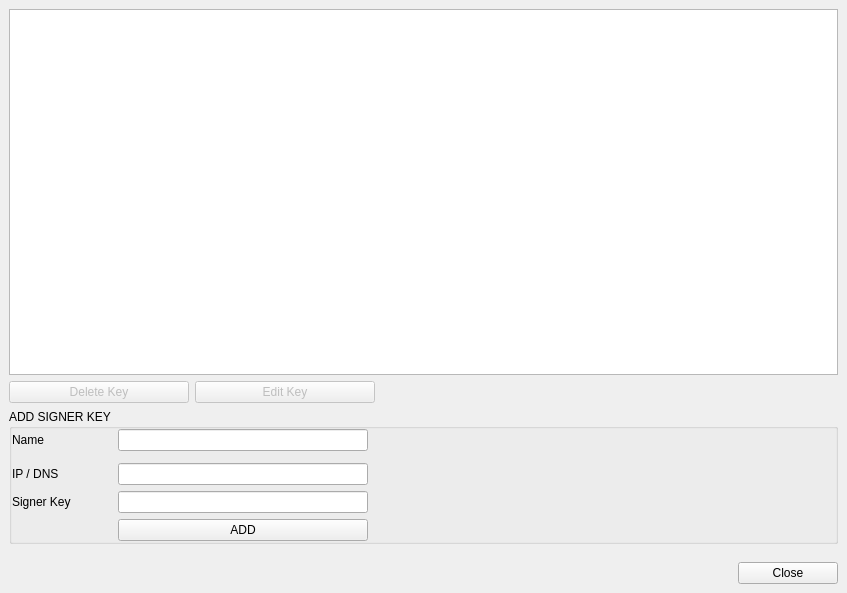
<?xml version="1.0" encoding="UTF-8"?>
<ui version="4.0">
 <class>SignerKeysWidget</class>
 <widget class="QWidget" name="SignerKeysWidget">
  <property name="geometry">
   <rect>
    <x>0</x>
    <y>0</y>
    <width>847</width>
    <height>593</height>
   </rect>
  </property>
  <property name="sizeHint" stdset="0">
   <size>
    <width>636</width>
    <height>410</height>
   </size>
  </property>
  <property name="windowTitle">
   <string>Import Signer Keys</string>
  </property>
  <layout class="QGridLayout" name="gridLayout_2">
   <property name="leftMargin">
    <number>0</number>
   </property>
   <property name="topMargin">
    <number>0</number>
   </property>
   <property name="rightMargin">
    <number>0</number>
   </property>
   <property name="bottomMargin">
    <number>0</number>
   </property>
   <property name="spacing">
    <number>0</number>
   </property>
   <item row="0" column="0" colspan="2">
    <widget class="QWidget" name="widget" native="true">
     <property name="minimumSize">
      <size>
       <width>0</width>
       <height>40</height>
      </size>
     </property>
     <layout class="QGridLayout" name="gridLayout_3">
      <item row="2" column="0" colspan="4">
       <widget class="QGroupBox" name="groupBox">
        <property name="title">
         <string>ADD SIGNER KEY</string>
        </property>
        <layout class="QGridLayout" name="gridLayout">
         <property name="leftMargin">
          <number>0</number>
         </property>
         <property name="topMargin">
          <number>0</number>
         </property>
         <property name="rightMargin">
          <number>0</number>
         </property>
         <property name="bottomMargin">
          <number>0</number>
         </property>
         <item row="3" column="0">
          <widget class="QWidget" name="widgetSignerKey" native="true">
           <property name="sizePolicy">
            <sizepolicy hsizetype="Preferred" vsizetype="Preferred">
             <horstretch>0</horstretch>
             <verstretch>0</verstretch>
            </sizepolicy>
           </property>
           <property name="minimumSize">
            <size>
             <width>0</width>
             <height>0</height>
            </size>
           </property>
           <property name="maximumSize">
            <size>
             <width>100</width>
             <height>16777215</height>
            </size>
           </property>
           <layout class="QHBoxLayout" name="horizontalLayout_17">
            <property name="spacing">
             <number>3</number>
            </property>
            <property name="leftMargin">
             <number>0</number>
            </property>
            <property name="topMargin">
             <number>0</number>
            </property>
            <property name="rightMargin">
             <number>0</number>
            </property>
            <property name="bottomMargin">
             <number>0</number>
            </property>
            <item>
             <widget class="QLabel" name="labelSignerKey">
              <property name="text">
               <string>Signer Key</string>
              </property>
             </widget>
            </item>
           </layout>
          </widget>
         </item>
         <item row="4" column="1">
          <widget class="QStackedWidget" name="stackedWidgetAddSave">
           <property name="sizePolicy">
            <sizepolicy hsizetype="Preferred" vsizetype="Fixed">
             <horstretch>0</horstretch>
             <verstretch>0</verstretch>
            </sizepolicy>
           </property>
           <property name="minimumSize">
            <size>
             <width>250</width>
             <height>0</height>
            </size>
           </property>
           <property name="maximumSize">
            <size>
             <width>250</width>
             <height>16777215</height>
            </size>
           </property>
           <widget class="QWidget" name="pageAddSignerKeyButton">
            <property name="sizePolicy">
             <sizepolicy hsizetype="Preferred" vsizetype="Fixed">
              <horstretch>0</horstretch>
              <verstretch>0</verstretch>
             </sizepolicy>
            </property>
            <layout class="QGridLayout" name="gridLayout_4">
             <property name="leftMargin">
              <number>0</number>
             </property>
             <property name="topMargin">
              <number>0</number>
             </property>
             <property name="rightMargin">
              <number>0</number>
             </property>
             <property name="bottomMargin">
              <number>0</number>
             </property>
             <property name="spacing">
              <number>0</number>
             </property>
             <item row="0" column="0">
              <widget class="QPushButton" name="pushButtonAddSignerKey">
               <property name="minimumSize">
                <size>
                 <width>250</width>
                 <height>0</height>
                </size>
               </property>
               <property name="maximumSize">
                <size>
                 <width>250</width>
                 <height>16777215</height>
                </size>
               </property>
               <property name="text">
                <string>ADD</string>
               </property>
              </widget>
             </item>
            </layout>
           </widget>
           <widget class="QWidget" name="pageSaveSignerKeyButton">
            <property name="sizePolicy">
             <sizepolicy hsizetype="Preferred" vsizetype="Fixed">
              <horstretch>0</horstretch>
              <verstretch>0</verstretch>
             </sizepolicy>
            </property>
            <layout class="QHBoxLayout" name="horizontalLayout_2">
             <property name="leftMargin">
              <number>0</number>
             </property>
             <property name="topMargin">
              <number>0</number>
             </property>
             <property name="rightMargin">
              <number>0</number>
             </property>
             <property name="bottomMargin">
              <number>0</number>
             </property>
             <item>
              <widget class="QPushButton" name="pushButtonSaveSignerKey">
               <property name="text">
                <string>Save</string>
               </property>
              </widget>
             </item>
             <item>
              <widget class="QPushButton" name="pushButtonCancelSaveSignerKey">
               <property name="text">
                <string>Cancel</string>
               </property>
              </widget>
             </item>
            </layout>
           </widget>
          </widget>
         </item>
         <item row="0" column="2" rowspan="2">
          <spacer name="horizontalSpacer_2">
           <property name="orientation">
            <enum>Qt::Horizontal</enum>
           </property>
           <property name="sizeHint" stdset="0">
            <size>
             <width>40</width>
             <height>20</height>
            </size>
           </property>
          </spacer>
         </item>
         <item row="0" column="0">
          <widget class="QLabel" name="label_3">
           <property name="minimumSize">
            <size>
             <width>100</width>
             <height>0</height>
            </size>
           </property>
           <property name="maximumSize">
            <size>
             <width>100</width>
             <height>16777215</height>
            </size>
           </property>
           <property name="text">
            <string>Name</string>
           </property>
          </widget>
         </item>
         <item row="2" column="1">
          <widget class="QLineEdit" name="lineEditAddress">
           <property name="minimumSize">
            <size>
             <width>250</width>
             <height>0</height>
            </size>
           </property>
           <property name="maximumSize">
            <size>
             <width>250</width>
             <height>16777215</height>
            </size>
           </property>
          </widget>
         </item>
         <item row="3" column="1">
          <widget class="QLineEdit" name="lineEditKey">
           <property name="minimumSize">
            <size>
             <width>250</width>
             <height>0</height>
            </size>
           </property>
           <property name="maximumSize">
            <size>
             <width>250</width>
             <height>16777215</height>
            </size>
           </property>
          </widget>
         </item>
         <item row="0" column="1">
          <widget class="QLineEdit" name="lineEditName">
           <property name="minimumSize">
            <size>
             <width>250</width>
             <height>0</height>
            </size>
           </property>
           <property name="maximumSize">
            <size>
             <width>250</width>
             <height>16777215</height>
            </size>
           </property>
          </widget>
         </item>
         <item row="2" column="0">
          <widget class="QLabel" name="label">
           <property name="minimumSize">
            <size>
             <width>100</width>
             <height>0</height>
            </size>
           </property>
           <property name="maximumSize">
            <size>
             <width>100</width>
             <height>16777215</height>
            </size>
           </property>
           <property name="text">
            <string>IP / DNS</string>
           </property>
          </widget>
         </item>
        </layout>
       </widget>
      </item>
      <item row="1" column="2">
       <spacer name="horizontalSpacer">
        <property name="orientation">
         <enum>Qt::Horizontal</enum>
        </property>
        <property name="sizeHint" stdset="0">
         <size>
          <width>240</width>
          <height>18</height>
         </size>
        </property>
       </spacer>
      </item>
      <item row="1" column="0">
       <widget class="QPushButton" name="pushButtonDeleteSignerKey">
        <property name="enabled">
         <bool>false</bool>
        </property>
        <property name="minimumSize">
         <size>
          <width>180</width>
          <height>0</height>
         </size>
        </property>
        <property name="maximumSize">
         <size>
          <width>180</width>
          <height>16777215</height>
         </size>
        </property>
        <property name="text">
         <string>Delete Key</string>
        </property>
       </widget>
      </item>
      <item row="0" column="0" colspan="4">
       <widget class="QTableView" name="tableViewSignerKeys">
        <property name="horizontalScrollBarPolicy">
         <enum>Qt::ScrollBarAsNeeded</enum>
        </property>
        <property name="alternatingRowColors">
         <bool>true</bool>
        </property>
        <property name="selectionMode">
         <enum>QAbstractItemView::SingleSelection</enum>
        </property>
        <property name="selectionBehavior">
         <enum>QAbstractItemView::SelectRows</enum>
        </property>
        <property name="textElideMode">
         <enum>Qt::ElideNone</enum>
        </property>
        <property name="cornerButtonEnabled">
         <bool>false</bool>
        </property>
        <attribute name="verticalHeaderVisible">
         <bool>false</bool>
        </attribute>
       </widget>
      </item>
      <item row="1" column="1">
       <widget class="QPushButton" name="pushButtonEditSignerKey">
        <property name="enabled">
         <bool>false</bool>
        </property>
        <property name="minimumSize">
         <size>
          <width>180</width>
          <height>0</height>
         </size>
        </property>
        <property name="maximumSize">
         <size>
          <width>180</width>
          <height>16777215</height>
         </size>
        </property>
        <property name="text">
         <string>Edit Key</string>
        </property>
       </widget>
      </item>
     </layout>
    </widget>
   </item>
   <item row="1" column="0">
    <widget class="QWidget" name="widgetControlButtons" native="true">
     <property name="buttonBar" stdset="0">
      <bool>true</bool>
     </property>
     <layout class="QHBoxLayout" name="horizontalLayout">
      <item>
       <spacer name="horizontalSpacer_3">
        <property name="orientation">
         <enum>Qt::Horizontal</enum>
        </property>
        <property name="sizeHint" stdset="0">
         <size>
          <width>40</width>
          <height>20</height>
         </size>
        </property>
       </spacer>
      </item>
      <item>
       <widget class="QPushButton" name="pushButtonClose">
        <property name="minimumSize">
         <size>
          <width>100</width>
          <height>0</height>
         </size>
        </property>
        <property name="text">
         <string>Close</string>
        </property>
       </widget>
      </item>
     </layout>
    </widget>
   </item>
  </layout>
 </widget>
 <tabstops>
  <tabstop>lineEditName</tabstop>
  <tabstop>lineEditAddress</tabstop>
  <tabstop>lineEditKey</tabstop>
 </tabstops>
 <resources/>
 <connections/>
</ui>
